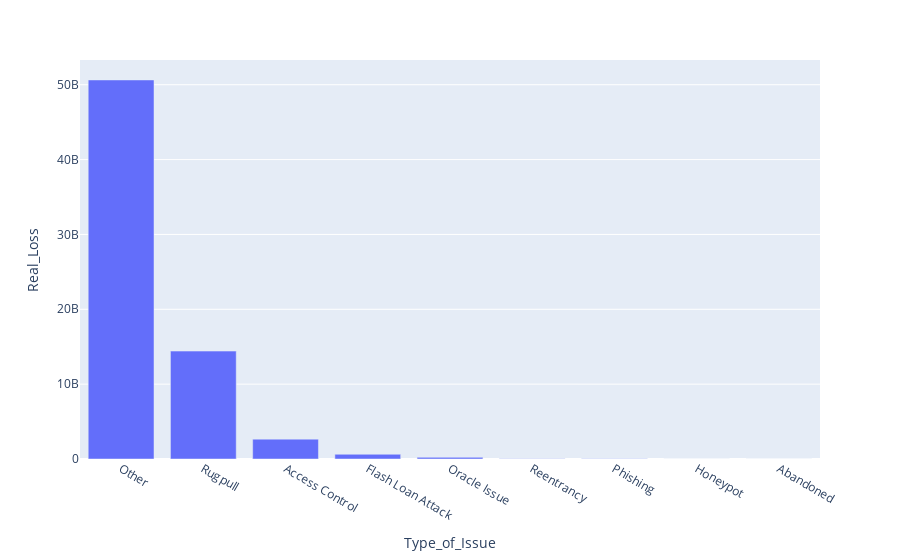

The code cell stored with this chart in its notebook:
### Markdown cell above
### Type_of_Issue

### Code cell
issue_grouped = main_df.groupby(['Type_of_Issue'])['Real_Loss'].sum().sort_values(ascending=False).reset_index()

fig = px.bar(issue_grouped, x='Type_of_Issue', y='Real_Loss')
fig.show()

### Figure 1 — Plotly figure (JSON) as saved in the notebook; plotly's stock layout.template omitted (floating-point values rounded to 4 significant figures)
{"data": [{"alignmentgroup": "True", "hovertemplate": "Type_of_Issue=%{x}<br>Real_Loss=%{y}<extra></extra>", "legendgroup": "", "marker": {"color": "#636efa", "pattern": {"shape": ""}}, "name": "", "offsetgroup": "", "orientation": "v", "showlegend": false, "textposition": "auto", "type": "bar", "x": ["Other", "Rugpull", "Access Control", "Flash Loan Attack", "Oracle Issue", "Reentrancy", "Phishing", "Honeypot", "Abandoned"], "xaxis": "x", "y": [50638417102, 14416300682, 2652529650, 630015454, 220071781, 41480315, 21580395, 7938258, 5422596], "yaxis": "y"}], "layout": {"barmode": "relative", "legend": {"tracegroupgap": 0}, "margin": {"t": 60}, "xaxis": {"anchor": "y", "domain": [0, 1], "title": {"text": "Type_of_Issue"}}, "yaxis": {"anchor": "x", "domain": [0, 1], "title": {"text": "Real_Loss"}}}}
